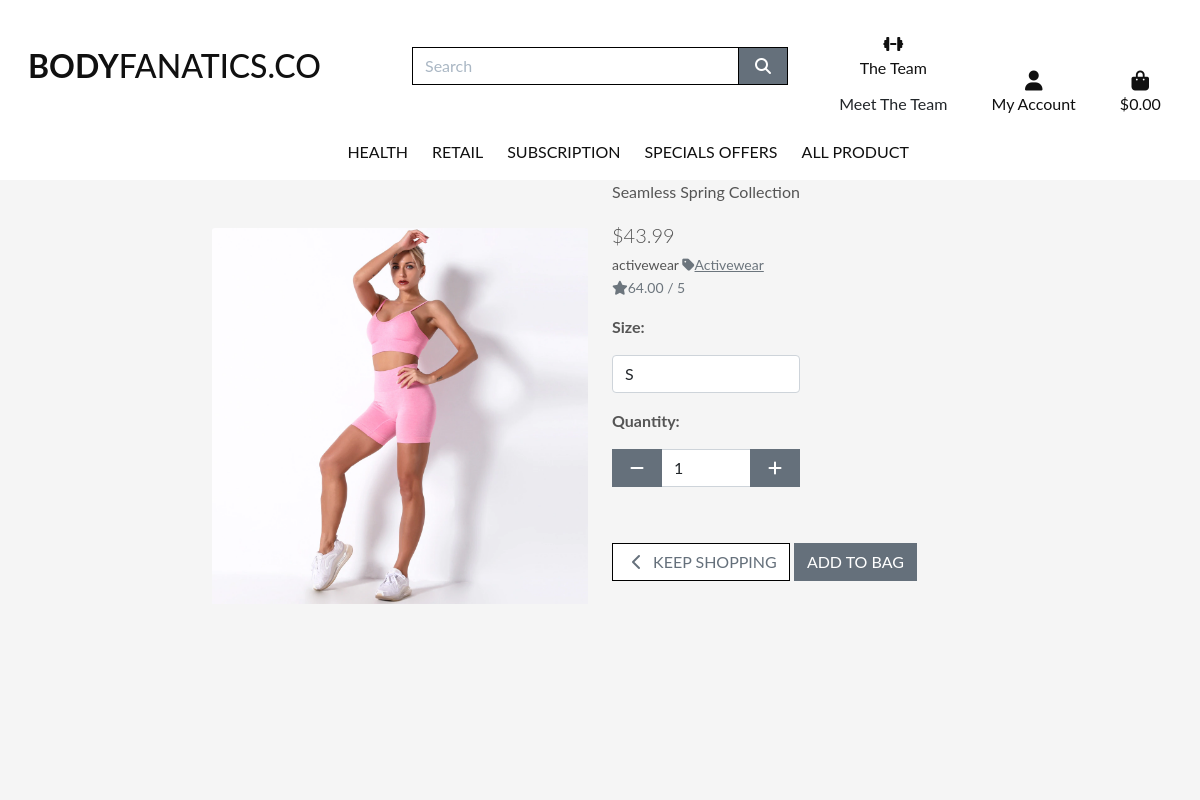
Page /products/3/ on the committed database.
### products/models.py (models this page shows, shortened)
class Product(models.Model):
    category = models.ForeignKey('Category', null=True, blank=True, on_delete=models.SET_NULL)
    sku = models.CharField(max_length=254, null=True, blank=True)
    name = models.CharField(max_length=254)
    description = models.TextField()
    has_sizes = models.TextField(default=False, null=True, blank=True)
    price = models.DecimalField(max_digits=6, decimal_places=2)
    image_url = models.URLField(max_length=1024, null=True, blank=True)
    image = models.ImageField(null=True, blank=True)
    image_two = models.ImageField(null=True, blank=True)
    colour = models.ImageField(null=True, blank=True)
    is_sold = models.TextField(null=True, blank=True)
    sale_type = models.TextField(null=True, blank=True)
    friendly_name = models.TextField(null=True, blank=True)
    rating = models.DecimalField(max_digits=6, decimal_places=2, null=True, blank=True)

class Category(models.Model):
    class Meta:
        verbose_name_plural = 'Categories'
    name = models.CharField(max_length=254)
    friendly_name = models.CharField(max_length=254, null=True, blank=True)

### products/views.py (the view)
# urls.py: path('<int:product_id>/', views.products_detail, name='product_detail'),
def products_detail(request, product_id):
    product = get_object_or_404(Product, pk=product_id)
    context = {
        'product': product,
    }
    return render(request, 'products/product_detail.html', context)

### bag/contexts.py (called while the page is built, shortened)
def bag_contents(request):
    bag_items = []
    total = 0
    product_count = 0
    bag = request.session.get('bag', {})
    if total < settings.FREE_DELIVERY_THRESHOLD:
        delivery = total * Decimal(settings.STANDARD_DELIVERY_PERCENTAGE / 100)
        free_delivery_delta = settings.FREE_DELIVERY_THRESHOLD - total
    else:
        delivery = 0
        free_delivery_delta = 0
    grand_total = delivery + total
    context = {
        'bag_items': bag_items,
        'total': total,
        'products_count': product_count,
        'delivery': delivery,
        'free_delivery_delta': free_delivery_delta,
        'free_delivery_threshold': settings.FREE_DELIVERY_THRESHOLD,
        'grand_total': grand_total,
    }
    return context

### products/templates/products/product_detail.html (shortened to what this page needs)
{% extends "base.html" %}
{% load static %}
{% block page_header %}
    <div class="container header-container">
    </div>
{% endblock %}
{% block content %}
    <div class="overlay"></div>
    <div class="container-fluid">
        <div class="row">
            <div class="col-10 col-md-6 col-lg-4 offset-lg-2 text-center">
              <div class="image-container my-5">
                {% if product.image %}
                    <a href="{{ product.image.url }}" target="_blank">
                    <img class="card-img-top img-fluid" src="{{ product.image.url }}" alt="{{ product.name }}"></a>
                {% else %}
                    <a href="">
                    <img class="card-img-top img-fluid" src="{{ MEDIA_URL }}noimage.png" alt="{{ Products.name }}"></a>
                {% endif %}
              </div>
            </div>
            <div class="col-10 col-md-6 col-lg-4">
                <div class="product-details-container mb-5 mtomd-5">
                    <p class="md-0">{{ product.name }}</p>
                    <p class="lead mb-0 text-left font-weight-bold">${{ product.price }}</p>
                {% if product.category %}
                    <p class="small mt-1 mb-0">{{product.category.name}}
                        <a class="text-muted" href="{% url 'products' %}?category={{ product.category.name }}">
                            <i class="fas fa-tag mr-1"></i>{{ product.category.friendly_name }}
                        </a>
                    </p>
                {% endif%}
                    {% if product.rating %}
                        <small class="text-muted"><i class="fas fa-star mr-1"></i>{{ product.rating }} / 5 </small>
                    {% else %}
                        <small class="text-muted">No Rating</small>
                    {% endif %}
                        <form class="form" action="{% url 'add_to_bag' product.id %}" method="POST">
                            <div class="form-row">
                                {% with product.has_sizes as s %}
                                {% if s %}
                                <div class="col-12" id="Size">
                                    <p><strong>Size:</strong></p>
                                    <select class ="form-control rounder-0 w-50" name="product_size" id="id_product_size">
                                    <option value="S">S</option>
                                    </select>
                                </div>
                               {% endif %}
                                <div class="col-12">
                                    <p class="mt-3"><strong>Quantity:</strong></p>
                                    <div class="form-group w-50">
                                        <div class="input-group">
                                            <div class="input-group-prepend">
                                                <button class="decrement-qty btn btn-black rounded-0" data-item_id="{{ product.id }}" id="decrement-qty_{{ product.id }}">
                                                    <span class="icon">
                                                        <i class="fas fa-minus"></i>
                                                    </span>
                                                </button>
                                            </div>
                                            <input class="form-control qty_input" type="number" name="quantity" value="1" min="1" max="99" data-item_id="{{ product.id }}" id="id_qty_{{ product.id }}">
                                            <div class="input-group-append">
                                            <button class="increment-qty btn btn-black rounded-0" data-item_id="{{ product.id }}" id="increment-qty_{{ product.id}}">
                                                <span class="icon">
                                                    <i class="fas fa-plus"></i>
                                                </span>
                                            </button>
                                        </div>
                                    </div>
                                </div>
                            </div>
                                <div class="col{% if s %}-12 mt-2{% endif %}">
                                    <a href="{% url 'products' %}" class="btn btn-outline-black rounded-0 mt-5">
                                        <span class="icon">
                                            <i class="fas fa-chevron-left"></i>
                                        </span>
                                        <span class="text-uppercase">Keep Shopping</span>
                                    </a>
                                    <input type="submit" class="btn btn-black rounded-0 text-uppercase mt-5" value="Add to Bag">
                                </div>
                                {% endwith %}
                            </div>
                        </form>
                    </div>
                </div>
            </div>
        </div>
{% endblock %}

### static/css/base.css (style rules this page uses)
html { height: 100%; }
body { background: url('/media/background/lloyd.jpeg') no-repeat center center fixed; background-size: cover; height: calc(100vh - 164px); color: #555; font-family: 'Lato'; }
.icon { align-items: center; display: inline-flex; justify-content: center; height: 1.5rem; width: 1.5rem; }
.btn-black { background: #65707B; color: white; }
.btn-outline-black { background: white; color: #65707B !important; border: 1px solid black; }
.overlay { height: 100%; width: 100%; top: 0; left: 0; position: fixed; background: whitesmoke; z-index: -1; }
@media (min-width: 992px) { .header-container { padding-top: 180px; } }
@media (min-width: 1200px) { .container { max-width: 80%; } }

### rows in the picture
Product: image (picture), name "Seamless Spring Collection", price "43.99", category.name "activewear", category.friendly_name "Activewear", rating "64.00"
